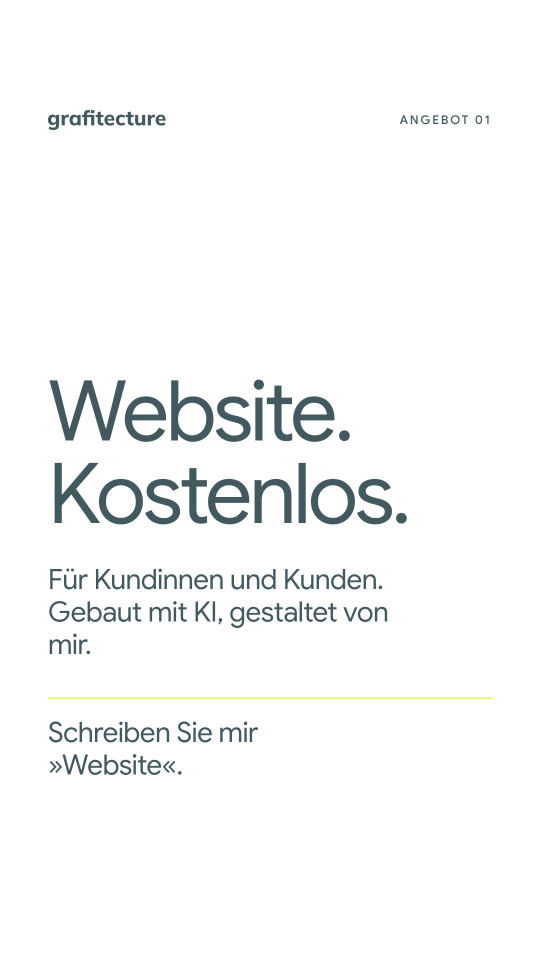
#> input picture p3/stories/S_Angebot_01_Website.png, 1080 x 1920 px, given as the content of the folder /home/claude/ig3/out/H7, which was not available (shown at 1/2 size)
$ python grid3.py
#> lines starting #> are read from the running program, lines starting #| are printed output that depends on the picture
### p3/_werkzeug/captions3.py
"""Paket 3: Reihenfolge, Captions, Alt-Texte, Highlights. Schreibt 00_PLAN.md und je Beitrag Text.txt."""
import pathlib, shutil, json

OUT = pathlib.Path("/home/claude/ig3/out")
PKG = pathlib.Path("/home/claude/ig3/PAKET_3")

KI_FOTO = "Bild: eigenes Foto, bearbeitet mit KI (Higgsfield)."

# Reihenfolge beim Posten (01 zuerst). Im Profil steht 20 oben links.
PLAN = [
    ("K7", "Karussell", "4 von 10 fragen die KI nach dem Restaurant",
     "Wo esse ich heute Abend gut? 4 von 10 Menschen in Deutschland suchen lokale Geschäfte inzwischen mit KI. "
     "Und fast jeder Zweite, der einer KI-Empfehlung folgt, geht essen.\n\n"
     "Die gute Nachricht: 96 % prüfen nach, fast die Hälfte auf der Website des Anbieters. Die KI empfiehlt, Ihre Website überzeugt.\n\n"
     "Mein Angebot: der KI-Sichtbarkeits-Check für Ihr Lokal. Schreiben Sie mir »Check«.\n\n"
     "Quelle: Yext, Consumer Search Behaviors Report 2026; t3n, 4.8.2026.\n"
     "#MarkenMitKI #Gastronomie #KISuche #GEO #Mannheim",
     "Lime-Fläche mit großer Schrift: 4 von 10 suchen lokale Geschäfte inzwischen mit KI."),
    ("H1", "Karussell", "Human in the loop 01: Treppenhaus, Mannheim 2011",
     "Human in the loop · 01\n\nTreppenhaus in Mannheim, Januar 2011. Ornament ist Handschrift: Jede Kurve in diesem Geländer hat jemand entschieden.\n\n"
     "Neue Serie mit eigenen Fotos aus meinem Archiv. Die KI macht Licht, Farbe und Format. Motiv, Ausschnitt und Freigabe entscheide ich. "
     "Wischen Sie für das Original.\n\n" + KI_FOTO + "\n#MarkenMitKI #HumanInTheLoop #Design #Mannheim #Jugendstil",
     "Jugendstil-Treppenhaus mit grünem, geschwungenem Eisengeländer und brauner Holztür mit Glaseinsatz."),
    ("H2", "Einzelbild", "Human in the loop 02: Leuchtkasten B, Mannheim 2010",
     "Human in the loop · 02\n\nEin Buchstabe, drei Farben, von der Straße aus in einer Sekunde gelesen. Mannheim, 2010.\n\n"
     "Werbung muss nicht laut sein. Nur klar.\n\n"
     "Bild: eigenes Foto, bearbeitet mit KI (Higgsfield): Licht, Farbe, Format, eine Person am Straßenrand entfernt.\n"
     "#MarkenMitKI #HumanInTheLoop #Werbung #Typografie #Mannheim",
     "Alter Leuchtkasten an einer Mannheimer Fassade: schwarzes B auf Orange in blauem Rahmen, darunter die Straße mit parkenden Autos."),
    ("R8", "Reel", "Reel: Mein Foto. Bewegt. (Wasserturm 2017)",
     "Mannheim, November 2017, der Wasserturm zur blauen Stunde. Mein Handyfoto, von der KI bewegt. Ob es bleibt, entscheide ich.\n\n"
     "Human in the loop: Die KI macht Licht, Format und Bewegung. Motiv, Ausschnitt und Freigabe mache ich.\n\n"
     "Video: eigenes Foto, bearbeitet und animiert mit KI (Higgsfield).\n#MarkenMitKI #HumanInTheLoop #Mannheim #Wasserturm #KIVideo",
     "Der Mannheimer Wasserturm in der Dämmerung, Laternen im Park leuchten, die Kamera fährt langsam heran."),
    ("K8", "Karussell", "GEO: Das neue SEO",
     "41 % der Entscheiderinnen und Entscheider haben den Begriff noch nie gehört: GEO, Generative Engine Optimization. "
     "Dabei glauben 58 %, dass Unternehmen Kunden verlieren, wenn sie in KI-Antworten nicht vorkommen.\n\n"
     "GEO heißt: nicht nur gefunden, sondern genannt werden. Mit klaren Fakten, strukturierten Daten und Einträgen, die übereinstimmen. SEO bleibt, GEO kommt dazu.\n\n"
     "Was sagt ChatGPT über Ihre Marke? Schreiben Sie mir »GEO«.\n\n"
     "Quelle: YouGov im Auftrag von Seokratie, 509 Entscheider; Retail-News, 2.8.2026.\n#MarkenMitKI #GEO #SEO #KISuche #Marketing",
     "Lime-Fläche mit dem Wort GEO in sehr großer Schrift."),
    ("R11", "Reel", "Reel: Vorher. Nachher. (sieben eigene Fotos)",
     "Sieben eigene Fotos von 2010 bis 2021, vorher und nachher. Die KI macht das Licht, das Motiv bleibt echt.\n\n"
     "Genau so arbeite ich mit Ihren Bildern: Bildwelt mit KI. Schreiben Sie mir »Bilder«.\n\n"
     "Bilder: eigene Fotos, bearbeitet mit KI (Higgsfield).\n#MarkenMitKI #HumanInTheLoop #Bildbearbeitung #Fotografie #Design",
     "Sieben Fotos wechseln vom Handy-Original zur bearbeiteten Fassung, eine Lime-Linie wischt von links nach rechts."),
    ("H3", "Einzelbild", "Human in the loop 03: 701, Mannheim 2016",
     "Human in the loop · 03\n\n701. Von Hand auf Glas gemalt, mit Kratzern und Notizen. Mannheim, 2016.\n\n"
     "Kein Template der Welt hätte das so gemacht. Genau deshalb merkt man es sich.\n\n"
     "Bild: eigenes Foto, bearbeitet mit KI (Higgsfield): Licht, Farbe, Format.\n#MarkenMitKI #HumanInTheLoop #Typografie #Werbung #Mannheim",
     "Große gelbe Ziffern 701 auf einer Schaufensterscheibe, mit Kratzern und kleinen Notizen."),
    ("K10", "Karussell", "56 % sehen KI-Slop. Fünf Regeln dagegen",
     "56 % sehen in Social Media oft oder sehr oft KI-Slop. Ihr größter Wunsch an Marken: KI-Inhalte nicht ohne Kennzeichnung posten.\n\n"
     "Meine fünf Regeln: kennzeichnen, echtes Material als Basis, eine Bildsprache, Quellen auf die Folie, ein Mensch gibt frei. "
     "Slop ist kein KI-Problem. Es ist ein Gestaltungsproblem.\n\n"
     "Quelle: Sprout Social, Q1 2026 Pulse Survey; 8.4.2026.\n#MarkenMitKI #Design #SocialMedia #KIContent #Branding",
     "Weiße Fläche mit großer Zahl: 56 % sehen in Social Media oft oder sehr oft KI-Slop."),
    ("K14", "Karussell", "Ein Foto. Sieben Formate.",
     "Aus einem guten Foto werden sieben Formate: Post, Story, Profilbild, Website, Plakat, Karte und ein kurzer Clip für Reels.\n\n"
     "Die KI schneidet zu, erweitert, bewegt und übersetzt. Ich wähle das eine Foto, das es wert ist. Bildwelt mit KI, Angebot 03. Schreiben Sie mir »Bilder«.\n\n"
     + KI_FOTO + "\n#MarkenMitKI #Bildwelt #Design #ContentSystem #Branding",
     "Titel Ein Foto. Sieben Formate., darunter das bearbeitete Foto eines Jugendstil-Treppenhauses."),
    ("R9", "Reel", "Reel: Was ich anbiete (vier Angebote)",
     "Vier Angebote, ein Ansprechpartner, klare Preise: 01 Website, kostenlos für Kundinnen und Kunden. 02 KI-Sichtbarkeit. "
     "03 Bildwelt mit KI. 04 KI-Agenten.\n\nDrei Sätze zu Ihrem Vorhaben reichen. Schreiben Sie mir »Angebot«.\n"
     "#MarkenMitKI #KIAgentur #Website #KIAgenten #Mannheim",
     "Typografisches Reel: die vier Angebote nacheinander auf Weiß und Lime."),
    ("R12", "Reel", "Reel: Drei Buchstaben. (BAR, Mannheim)",
     "Human in the loop · Reel\n\nB. A. R. 2010 hingen die drei Leuchtkästen am Haus in Mannheim. Heute leuchten sie in der Bar.\n\n"
     "Gute Gestaltung wird nicht alt, sie zieht um. Die KI hat das Licht der alten Fotos gemacht und das Format erweitert. Die Geschichte ist echt.\n\n"
     "Bilder: eigene Fotos, bearbeitet mit KI (Higgsfield): Licht, Farbe, Format, Kamerafahrt.\n"
     "#MarkenMitKI #HumanInTheLoop #Werbung #Typografie #Mannheim",
     "Reel: Ein senkrechtes Schild aus drei Leuchtkästen B, A, R an einer Mannheimer Sandsteinfassade, dann von oben gesehen, dann leuchtend an der Wand einer dunklen Bar."),
    ("H5", "Einzelbild", "Human in the loop 05: Spargel, Mannheim 2017",
     "Human in the loop · 05\n\nSpargelzeit in Mannheim, April 2017. Geschält, sortiert, bereit.\n\n"
     "Die beste Werbung für ein Restaurant ist die Saison. Wer sie zeigt, braucht kein Stockfoto. Echtes Produkt, echtes Foto, die KI macht nur das Licht.\n\n"
     "Bild: eigenes Foto (2017), bearbeitet mit KI (Higgsfield): Licht, Farbe, Format.\n"
     "#MarkenMitKI #HumanInTheLoop #Gastronomie #Spargelzeit #Mannheim",
     "Geschälter weißer Spargel mit zartrosa Spitzen, Stange an Stange in einer Kiste mit grünem Papier."),
    ("K9", "Karussell", "KI-Essen macht weniger Appetit (Studie 2026)",
     "87 Personen, 60 Bildpaare: Eine Studie der Universität Duisburg-Essen zeigt, KI-Bilder von Essen wirken weniger echt und machen weniger Appetit. "
     "Gesund und kalorienreich wurden sie gleich eingeschätzt.\n\n"
     "Für Ihre Speisekarte heißt das: Das Gericht bleibt echt, die KI macht das Licht. Bildwelt mit KI, schreiben Sie mir »Bilder«.\n\n"
     "Quelle: Diel u. a., Universität Duisburg-Essen / LVR-Universitätsklinik Essen, berichtet von dpa; tageskarte.io, 5.11.2026.\n"
     "#MarkenMitKI #Gastronomie #Foodfotografie #Speisekarte #Restaurant",
     "Weiße Fläche mit dem Satz KI-Essen macht weniger Appetit."),
    ("R7", "Reel", "Reel: Fragen Sie mal ChatGPT (Gastronomie)",
     "Wo esse ich heute Abend gut in Mannheim? Diese Frage stellen Ihre Gäste. Aber nicht mehr nur Google.\n\n"
     "Die KI antwortet mit dem, was sie über Sie findet: Website, Einträge, Bewertungen. Steht da das Richtige? "
     "Mein KI-Sichtbarkeits-Check findet es heraus. Schreiben Sie mir »Check«.\n\n"
     "Quelle: Yext, Consumer Search Behaviors Report 2026; t3n, 4.8.2026.\n#MarkenMitKI #Gastronomie #KISuche #ChatGPT #Mannheim",
     "Typografisches Reel: Eine Chat-Frage wird getippt, dann Zahlen und das Angebot KI-Sichtbarkeits-Check."),
    ("K12", "Karussell", "Das Gastro-Paket",
     "Das Gastro-Paket: Website kostenlos, Speisekarte in mehreren Sprachen, echte Fotos besser gemacht, Antworten auf Bewertungen "
     "(die KI entwirft, Sie geben frei) und der KI-Sichtbarkeits-Check.\n\n"
     "Warum jetzt: Fast jeder Zweite, der einer KI-Empfehlung folgt, geht essen. Ein Gespräch, ein Angebot mit klaren Preisen. Schreiben Sie mir »Gastro«.\n\n"
     "Quelle: Yext, Consumer Search Behaviors Report 2026; t3n, 4.8.2026.\n#MarkenMitKI #Gastronomie #Restaurant #Website #Mannheim",
     "Lime-Fläche mit dem Titel Das Gastro-Paket."),
    ("H6", "Karussell", "Human in the loop 06: Mise en place, Mannheim 2018",
     "Human in the loop · 06\n\nMise en place. Rote Laguiole-Messer für die Zweite Liebe, Mannheim, Januar 2018.\n\n"
     "In einer guten Küche liegt alles bereit, bevor der erste Gast kommt. So arbeite ich mit KI: "
     "Die Vorbereitung macht die Maschine. Angerichtet wird von Hand. Wischen Sie für das Original.\n\n" + KI_FOTO +
     "\n#MarkenMitKI #HumanInTheLoop #Gastronomie #Design #MiseEnPlace",
     "Viele Laguiole-Messer mit glänzend roten Griffen und Stahlklingen liegen kreuz und quer übereinander."),
    ("K13", "Karussell", "Warum Grafitecture?",
     "Sechs Gründe, KI mit einem Gestalter zu machen: 26 Jahre Gestaltung seit 2000 in Mannheim. Ein Ansprechpartner statt Ticket-System. "
     "Systeme statt Tool-Listen. Jedes Ergebnis geht über meinen Tisch. Der Code gehört Ihnen. Zahlen mit Quelle, KI-Inhalte gekennzeichnet.\n\n"
     "Die KI liefert Tempo. Ich liefere Urteil. Human in the loop ist Martin Schweppe.\n"
     "#MarkenMitKI #HumanInTheLoop #KIAgentur #Design #Mannheim",
     "Weiße Fläche mit dem Titel Warum Grafitecture?"),
    ("R10", "Reel", "Reel: Lesbar für Menschen und Maschinen (Website)",
     "Wer fragt die KI nach Ihnen? 48 % prüfen eine KI-Empfehlung danach auf der Website des Anbieters. "
     "Eine Website braucht heute klare Fakten, Daten, die Maschinen lesen, Tempo auf dem Handy und Gestaltung, die man wiedererkennt.\n\n"
     "Ihre neue Website, kostenlos für Kundinnen und Kunden. Schreiben Sie mir »Website«.\n\n"
     "Quelle: Yext, Consumer Search Behaviors Report 2026; t3n, 4.8.2026.\n#MarkenMitKI #Website #Webdesign #GEO #Mannheim",
     "Typografisches Reel über Websites, die für Menschen und KI lesbar sind."),
    ("K11", "Karussell", "Vier Angebote",
     "Vier Angebote, ein Ansprechpartner, klare Preise.\n\n01 Website, kostenlos für Kundinnen und Kunden. 02 KI-Sichtbarkeit: "
     "was ChatGPT, Gemini und Perplexity über Sie sagen. 03 Bildwelt mit KI: Ihre echten Fotos, besser gemacht. "
     "04 KI-Agenten: ein Agent, ein klarer Job.\n\nBei jedem Angebot steht dabei, was die KI macht und was ich entscheide. "
     "Schreiben Sie mir »Angebot«.\n#MarkenMitKI #KIAgentur #Website #KIAgenten #Mannheim",
     "Farbverlauf in Mint und Hellblau mit dem Titel Vier Angebote."),
    ("H7", "Einzelbild", "Human in the loop 07: Mannheim von oben, 2021",
     "Human in the loop · 07\n\nMannheim vom Fernmeldeturm aus, Oktober 2021. Der Neckar, ein Frachtschiff, die Stadt in Herbstfarben.\n\n"
     "Von hier oben sieht man, wie alles zusammenhängt. So sehe ich auch Marken: erst das Ganze, dann das Detail. "
     "Gestaltung aus Mannheim seit 2000. Human in the loop ist Martin Schweppe.\n\n"
     "Bild: eigenes Foto (2021), bearbeitet mit KI (Higgsfield): Licht, Spiegelung im Fenster entfernt, Format.\n"
     "#MarkenMitKI #HumanInTheLoop #Mannheim #Neckar #Design",
     "Blick vom Mannheimer Fernmeldeturm auf den Neckar mit Frachtschiff, Bahnlinie, Häuser mit roten Dächern und Bäume in Herbstfarben, darüber dunkle Wolken."),
]

HIGHLIGHTS = {
    "ANGEBOTE": ["Highlight-Cover/HL_Angebote.png", "Reel R9 Was ich anbiete", "Reel R7 Fragen Sie mal ChatGPT",
                 "Storys S_Angebot_01 bis 04 und S_Gastro-Paket", "alte Reels R3 (02:14) und R6 (Recherche-Agent)"],
    "WEBSITE": ["Highlight-Cover/HL_Website.png", "Reel R10 Lesbar für Menschen und Maschinen", "altes Reel R5 Website, Tag 1",
                "Story S2 Website kostenlos (Paket 2) oder S_Angebot_01_Website"],
    "HUMAN IN THE LOOP": ["Highlight-Cover/HL_Human_in_the_loop.png", "Reel R8 Mein Foto. Bewegt.", "Reel R11 Vorher. Nachher.", "Reel R12 Drei Buchstaben.",
                          "Story S_Human_in_the_loop", "altes Reel R2 Ich entscheide"],
}

import re as _re
def _safe(t):
    t = t.replace("ä","ae").replace("ö","oe").replace("ü","ue").replace("Ä","Ae").replace("Ö","Oe").replace("Ü","Ue").replace("ß","ss")
    t = t.replace("Reel: ", "").split(":")[0] if not t.startswith("Reel") else t.replace("Reel: ", "")
    t = _re.sub(r"\(.*?\)", "", t)
    t = _re.sub(r"[^A-Za-z0-9]+", "_", t).strip("_")
    return t[:36].strip("_")
FOLDER_NAMES = {p[0]: f"{i:02d}_{p[0]}_{_safe(p[2])}" for i, p in enumerate(PLAN, 1)}


# [44 lines left out: function package, not called in this run]


# [2 lines that do not run on import are left out]

### p3/_werkzeug/grid3.py
"""Raster-Vorschau Paket 3: Profil mit 3:4-Kacheln, Beitrag 20 oben links."""
from PIL import Image, ImageDraw
import pathlib
from captions3 import PLAN
OUT = pathlib.Path("/home/claude/ig3/out")
TW, TH, G = 360, 480, 6
ids = [p[0] for p in PLAN][::-1]
rows = (len(ids) + 2) // 3
sheet = Image.new("RGB", (3 * TW + 2 * G, rows * TH + (rows - 1) * G), "white")
#> sheet: PIL image 1092x3396 RGB; every value is 255
for i, pid in enumerate(ids):
    if pid.startswith("R"):
        im = Image.open(OUT / "covers" / f"{pid}_Titelbild.png").convert("RGB")
        w, h = im.size; ch = int(w * 4 / 3); im = im.crop((0, (h - ch) // 2, w, (h - ch) // 2 + ch))
    else:
        im = Image.open(sorted((OUT / pid).glob("*.png"))[0]).convert("RGB")
#> im is the input picture: PIL image 1080x1920 RGB; mean R, G, B 247.6, 248.5, 248.6
        w, h = im.size; cw = int(h * 3 / 4); im = im.crop(((w - cw) // 2, 0, (w - cw) // 2 + cw, h))
#> after `w, h = im.size`: w = 1080; h = 1920
#> after `cw = int(h * 3 / 4)`: cw = 1440
#> after `im = im.crop(((w - cw) // 2, 0, (w - cw) // 2 + cw, h))`:
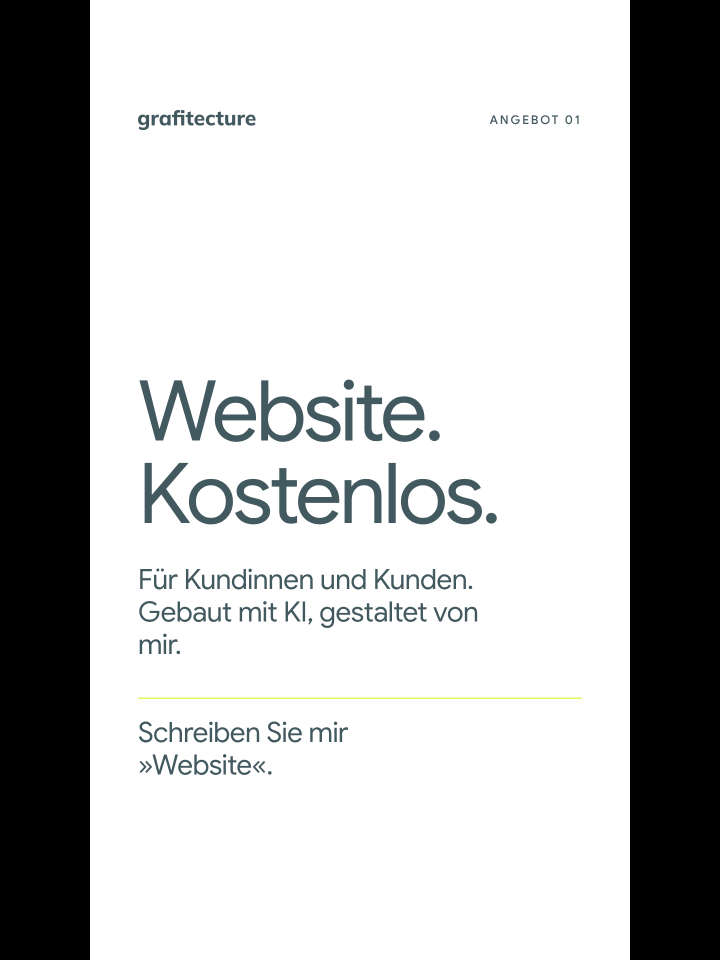
#> im: PIL image 1440x1920 RGB (shown at 1/2 size); mean R, G, B 185.7, 186.4, 186.4
    im = im.resize((TW, TH), Image.LANCZOS)
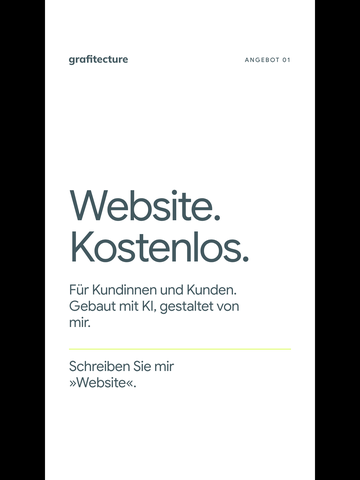
#> im: PIL image 360x480 RGB; mean R, G, B 185.5, 186.2, 186.2
    sheet.paste(im, ((i % 3) * (TW + G), (i // 3) * (TH + G)))
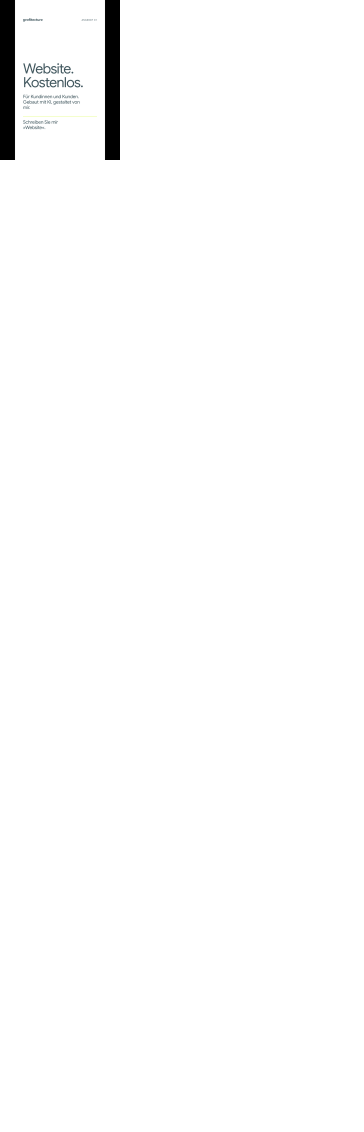
#> sheet: PIL image 1092x3396 RGB (shown at 1/3 size); mean R, G, B 251.8, 251.8, 251.8
#> (the run stopped early here; a loop or call above may not have finished)
